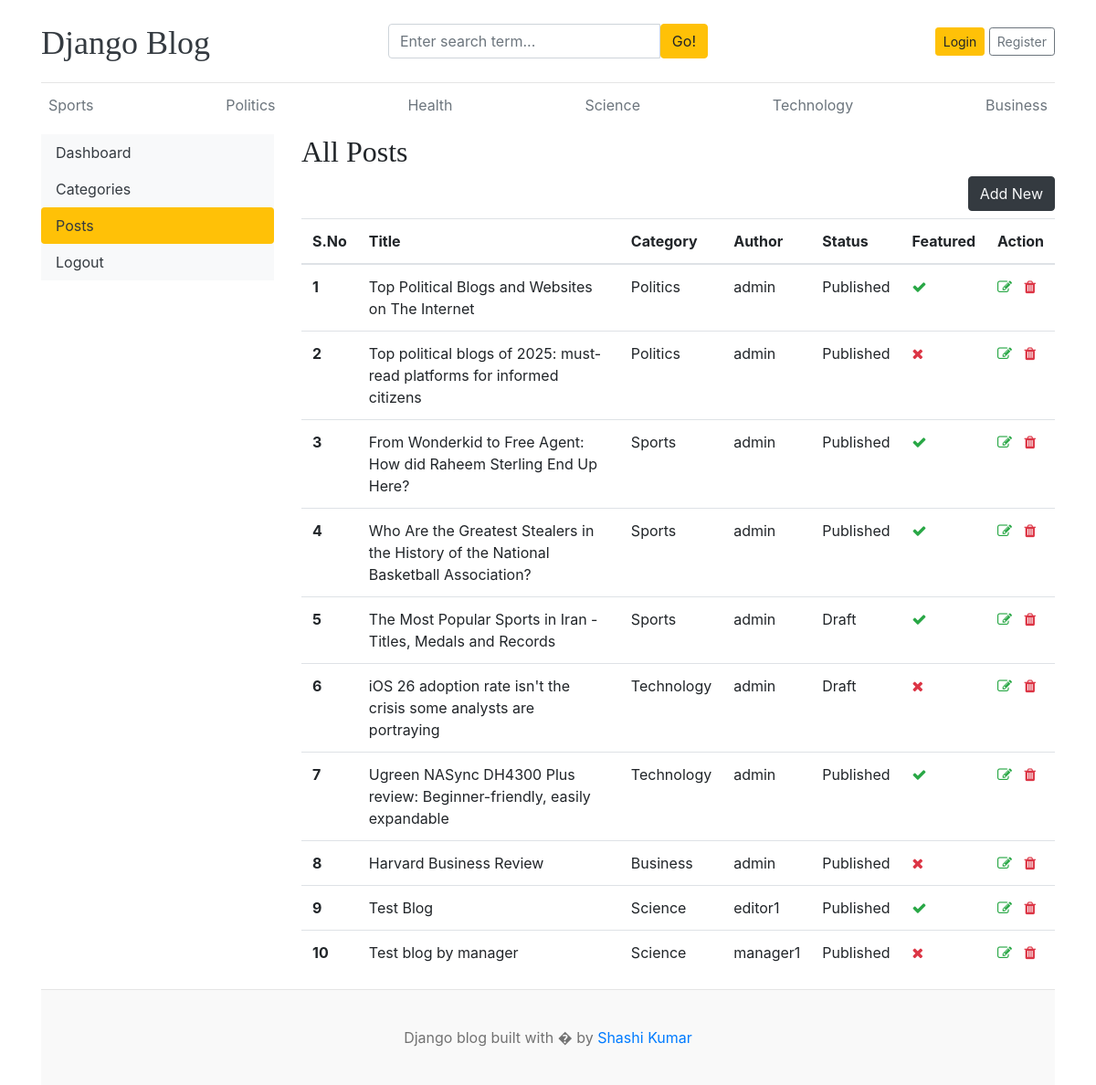
The app's page /dashboards/posts/ with its own data.
### blogs/models.py (models this page shows, shortened)
class Category(models.Model):
    category_name = models.CharField(max_length=50,unique=True)
    created_at = models.DateTimeField(auto_now_add=True)
    updated_at = models.DateTimeField(auto_now=True)
    class Meta:
        verbose_name_plural = 'Categories'
    def __str__(self):
        return self.category_name

class Blog(models.Model):
    title = models.CharField(max_length=100)
    slug = models.SlugField(max_length=150,unique=True,blank=True)
    category = models.ForeignKey(Category, on_delete=models.CASCADE)
    author = models.ForeignKey(User,on_delete=models.CASCADE)
    featured_image = models.ImageField(upload_to='uploads/%Y/%m/%d')
    short_description = models.TextField(max_length=500)
    blog_body = models.TextField(max_length=2000)
    status = models.CharField(max_length=20,choices=STATUS_CHOICES,default="Draft")
    is_featured = models.BooleanField(default=False)
    created_at = models.DateTimeField(auto_now_add=True)
    updated_at = models.DateTimeField(auto_now=True)

### dashboards/views.py (the view)
# urls.py: path('posts/',views.posts,name='posts'),
def posts(request):
    posts = Blog.objects.all()
    context = {
        'posts' :posts
    }
    return render(request,'dashboard/posts.html',context)

### blogs/context_processors.py (called while the page is built)
def get_categories(request):
    categories = Category.objects.all()
    return dict(categories=categories)

def get_social_links(request):
    social_links = SocialLink.objects.all()
    return dict(social_links=social_links)

### templates/dashboard/posts.html (shortened to what this page needs)
{% extends 'base.html' %}
{% block content %}
<div class="row">
     {% include 'dashboard/sidebar.html' %}
     <div class="col-md-9">
        <h2>All Posts</h2>
        <a href="{% url 'add_post' %}" class="btn btn-dark text-light float-right mb-2">Add New</a>
        <table class="table table-hover">
            <thead>
              <tr>
                <th scope="col">S.No</th>
                <th scope="col">Title</th>
                <th scope="col">Category</th>
                <th scope="col">Author</th>
                <th scope="col">Status</th>
                <th scope="col">Featured</th>
                <th scope="col">Action</th>
              </tr>
            </thead>
            <tbody>
                {% for post in posts %}
              <tr>
                <th scope="row">{{ forloop.counter }}</th>
                <td>{{ post.title }}</td>
                <td>{{ post.category }}</td>
                <td>{{ post.author }}</td>
                <td>{{ post.status }}</td>
                <td>{% if post.is_featured %}<i class="fa fa-check text-success">{% else %}<i class="fa fa-times text-danger"></i>{% endif %}</td>
                <td>
                    <a href="{% url 'edit_post' post.id %}"><i class="fa fa-edit text-success"></i></a>
                    <a href="{% url 'delete_post' post.id %}"><i class="fa fa-trash text-danger"></i></a>
                </td>
              </tr>
              {% endfor %}
            </tbody>
          </table>
    </div>
</div>
{% endblock %}

### templates/base.html (shortened to what this page needs)
{% load static %}
<!DOCTYPE html>
<html lang="en">
<head>
    <link href="https://getbootstrap.com/docs/4.0/dist/css/bootstrap.min.css" rel="stylesheet">
    <link href="{% static 'css/blog.css' %}" rel="stylesheet">
    <link rel="stylesheet" href="https://cdnjs.cloudflare.com/ajax/libs/font-awesome/4.7.0/css/font-awesome.min.css">
  </head>
<body>
    <div class="container">
      <header class="blog-header py-3">
        <div class="row flex-nowrap justify-content-between align-items-center">
          <div class="col-4 pt-1">
            <a class="blog-header-logo text-dark" href="/">Django Blog</a>
          </div>
          <div class="col-4">
            <form action="{% url 'search' %}" method="GET">
                <div class="input-group">
                    <input class="form-control" type="text" name="keyword" value="{{ keyword }}"placeholder="Enter search term..." aria-label="Enter search term..." aria-describedby="button-search" />
                    <button type="submit" class="btn btn-warning" id="button-search" type="button">Go!</button>
                </div>
            </form>
          </div>
          <div class="col-4 d-flex justify-content-end align-items-center">
            {% if not user.is_authenticated %}
            <a class="btn btn-sm btn-warning" href="{% url 'login' %}">Login</a> &nbsp;
            <a class="btn btn-sm btn-outline-secondary" href="{% url 'register' %}">Register</a>
            {% else %}
            <a href="{% url 'dashboard' %}">Dashboard</a>
            &emsp;
            <span><a href="{% url 'logout' %}">Logout</a></span>
            {% endif %}
          </div>
        </div>
      </header>
      <div class="nav-scroller py-1 mb-2">
        <nav class="nav d-flex justify-content-between">
          {% for cat in categories %}
          <a class="p-2 text-muted" href="{% url 'posts_by_category' cat.id %}">{{ cat.category_name }}</a>
          {% endfor %}
        </nav>
      </div>
 {% block content %}
 {% endblock %}
<footer class="blog-footer">
    <p>Django blog built with � by <a href="#">Shashi Kumar</a></p>
  </footer>
  </body>
  </html>

### blog_main/static/css/blog.css (style rules this page uses)
.blog-header { border-bottom: 1px solid #e5e5e5; }
.blog-header-logo { font-family: "Playfair Display", Georgia, "Times New Roman", serif; font-size: 2.25rem; }
h1, h2, h3, h4, h5, h6 { font-family: "Playfair Display", Georgia, "Times New Roman", serif; }
.blog-footer { padding: 2.5rem 0; color: #727272; text-align: center; background-color: #f9f9f9; border-top: .05rem solid #e5e5e5; }
.blog-footer p:last-child { margin-bottom: 0; }

### records on screen
Category: category_name "Sports"
Category: category_name "Politics"
Category: category_name "Health"
Category: category_name "Science"
Category: category_name "Technology"
Category: category_name "Business"
Blog: title "Top Political Blogs and Websites on The Internet", category "Politics", author "admin", status "Published", is_featured True (drawn)
Blog: title "Top political blogs of 2025: must-read platforms for informed citizens", category "Politics", author "admin", status "Published", is_featured False (drawn)
Blog: title "From Wonderkid to Free Agent: How did Raheem Sterling End Up Here?", category "Sports", author "admin", status "Published", is_featured True (drawn)
Blog: title "Who Are the Greatest Stealers in the History of the National Basketball Association?", category "Sports", author "admin", status "Published", is_featured True (drawn)
Blog: title "The Most Popular Sports in Iran - Titles, Medals and Records", category "Sports", author "admin", status "Draft", is_featured True (drawn)
Blog: title "iOS 26 adoption rate isn't the crisis some analysts are portraying", category "Technology", author "admin", status "Draft", is_featured False (drawn)
Blog: title "Ugreen NASync DH4300 Plus review: Beginner-friendly, easily expandable", category "Technology", author "admin", status "Published", is_featured True (drawn)
Blog: title "Harvard Business Review", category "Business", author "admin", status "Published", is_featured False (drawn)
Blog: title "Test Blog", category "Science", author "editor1", status "Published", is_featured True (drawn)
Blog: title "Test blog by manager", category "Science", author "manager1", status "Published", is_featured False (drawn)
